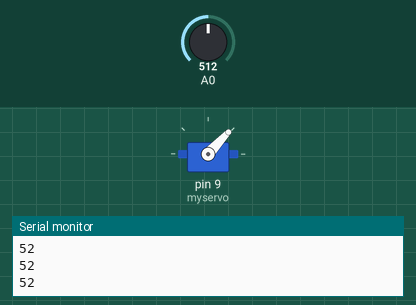
A sketch run on a simulated Arduino Uno, built with avr-gcc and run on an emulated ATmega328P. Parts: servo, the last lines printed to the serial monitor. The inputs (shaded band) are chosen by the test bench; at power-on: A0 = 512.

Above: at 2.8 s.
2.9 s: A0 set to 306
At 3.16 s:
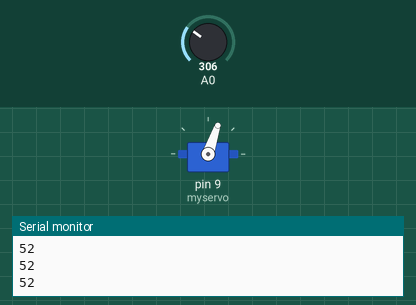
12.5 s: A0 set to 716
At 12.78 s:
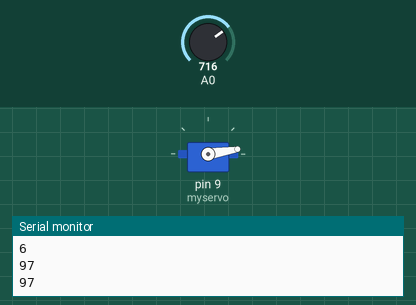
16.0 s: A0 set to 160
At 16.42 s:
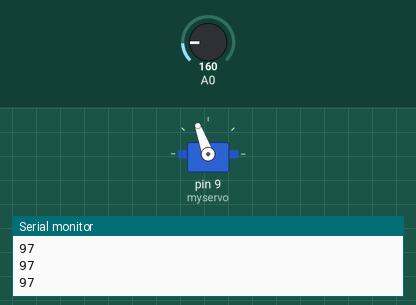
Timing chart, 0 to 24.0 s (numbered marks = the images above; inputs shaded):
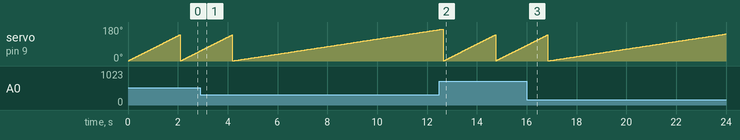

The sketch:

apa.ino
```cpp
#include <Servo.h>
Servo myservo;
int pos=0;

void setup()
{Serial.begin(9600);
myservo.attach(9);}

void loop()
{int nr=analogRead(0),i,t;
t=(nr*0.2222)-61.111;
Serial.println(t);
myservo.write(0);
Serial.println(t);
if(t>=29)
{for(pos=1;pos<140;pos+=1)
  {myservo.write(pos);delay(15);
   if(pos==178)
     {delay(3000);}
  }
}
else if(t<29)
{for(pos=1;pos<170;pos+=1)
  {myservo.write(pos);delay(50);
   if(pos==178)
     {delay(1000);}
  }
}
}
```
